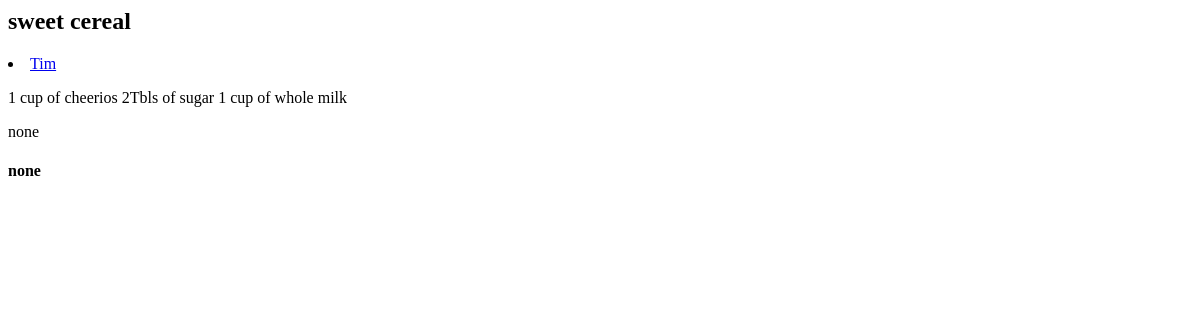
/post/1/, run on an earlier commit of the app's database.
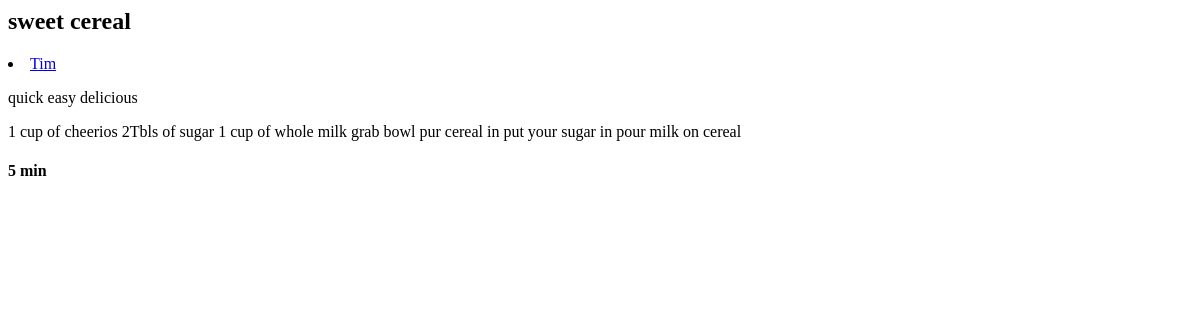
And on a later commit of the database.
### homepage/models.py (models this page shows, shortened)
class Recipe(models.Model):
    title = models.CharField(max_length=50)
    body = models.TextField()
    instructions = models.TextField(default="none")
    time_required = models.CharField(max_length=50, default="none")
    post_date = models.DateTimeField(default=timezone.now)
    author = models.ForeignKey(Author, on_delete=models.CASCADE)

class Author(models.Model):
    name = models.CharField(max_length=80)
    Bio = models.TextField(default='none')
    def __str__(self):
        return self.name

### homepage/views.py (the view)
# urls.py: path('post/<int:post_id>/', post_detail),
def post_detail(request, post_id):
    html = "post_detail.html"
    my_recipes = Recipe.objects.filter(id=post_id).first()
    return render(request, html, {"post": my_recipes})

### Templates/post_detail.html
<div class="container">
    {% if not post %}
        <h1>The post you are looking for does not exist!</h1>
    {% else %}
        <h2>{{ post.title }}</h2>
        <li>
        <a href='/author/{{ post.author.id }}/'>{{ post.author }}</a>
        </li>
        <p>{{ post.body }}</p>
        <p>{{ post.instructions }}</p>
        <h4>{{ post.time_required }}</h4>
    {% endif %}
</div>

What changed in the data, as far as the page shows it:
changed Recipe "sweet cereal": body "1 cup of cheerios 2Tbls of sugar 1 cup of whole milk" → "quick easy delicious"; instructions "none" → "1 cup of cheerios 2Tbls of sugar 1 cup of whole milk grab bowl pur cereal in put your sugar in pour milk on cereal"; time_required "none" → "5 min"
